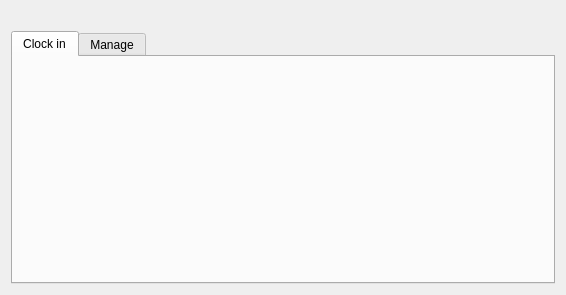
<?xml version="1.0" encoding="UTF-8"?>
<ui version="4.0">
 <class>MainWidget</class>
 <widget class="QWidget" name="MainWidget">
  <property name="geometry">
   <rect>
    <x>0</x>
    <y>0</y>
    <width>566</width>
    <height>295</height>
   </rect>
  </property>
  <property name="windowTitle">
   <string>MainWidget</string>
  </property>
  <layout class="QVBoxLayout" name="verticalLayout">
   <item>
    <layout class="QHBoxLayout" name="horizontalLayout">
     <item>
      <widget class="QLabel" name="label">
       <property name="pixmap">
        <pixmap resource="res.qrc">:/pic/title.png</pixmap>
       </property>
      </widget>
     </item>
     <item>
      <spacer name="spacer">
       <property name="orientation">
        <enum>Qt::Horizontal</enum>
       </property>
       <property name="sizeHint" stdset="0">
        <size>
         <width>0</width>
         <height>0</height>
        </size>
       </property>
      </spacer>
     </item>
    </layout>
   </item>
   <item>
    <widget class="QTabWidget" name="tabWidget">
     <property name="currentIndex">
      <number>0</number>
     </property>
     <widget class="ClockInWidget" name="clockInPage">
      <attribute name="title">
       <string>Clock in</string>
      </attribute>
     </widget>
     <widget class="ManageWidget" name="manPage">
      <attribute name="title">
       <string>Manage</string>
      </attribute>
     </widget>
    </widget>
   </item>
  </layout>
 </widget>
 <layoutdefault spacing="6" margin="11"/>
 <customwidgets>
  <customwidget>
   <class>ClockInWidget</class>
   <extends>QWidget</extends>
   <header>ClockInWidget.h</header>
   <container>1</container>
  </customwidget>
  <customwidget>
   <class>ManageWidget</class>
   <extends>QWidget</extends>
   <header>ManageWidget.h</header>
   <container>1</container>
  </customwidget>
 </customwidgets>
 <resources>
  <include location="res.qrc"/>
 </resources>
 <connections/>
</ui>
